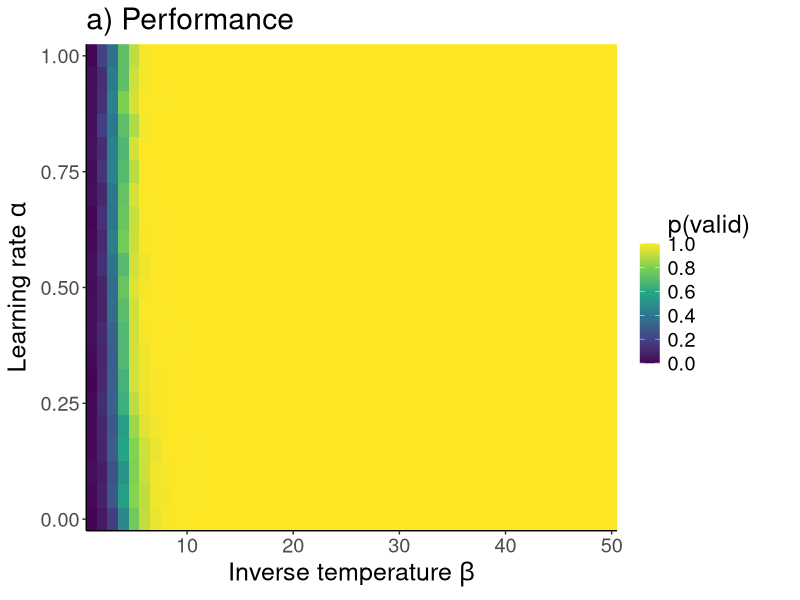
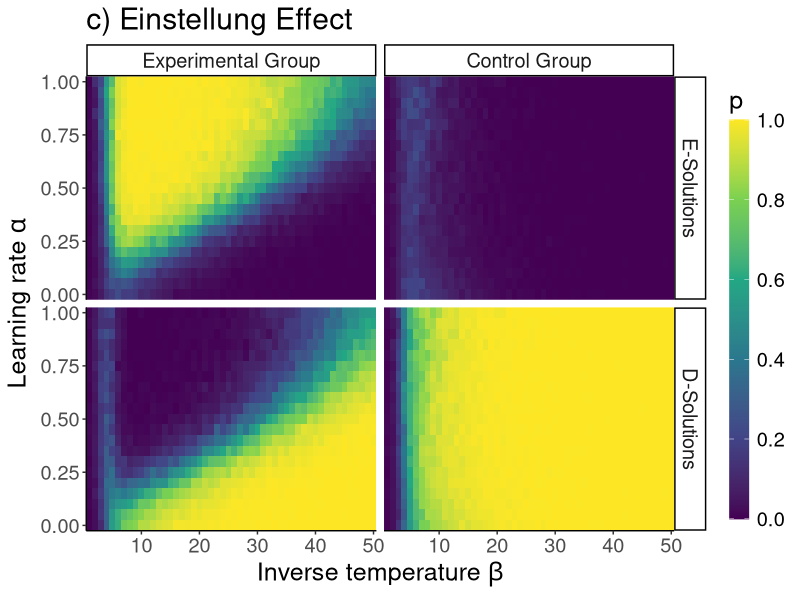

Generate these figures, in order, with R: (Note: this script raises an error after producing the figures.)
align_legend <- function(p, hjust = 0.5)
{
  # extract legend
  g <- cowplot::plot_to_gtable(p)
  grobs <- g$grobs
  legend_index <- which(sapply(grobs, function(x) x$name) == "guide-box")
  legend <- grobs[[legend_index]]
  
  # extract guides table
  guides_index <- which(sapply(legend$grobs, function(x) x$name) == "layout")
  
  # there can be multiple guides within one legend box  
  for (gi in guides_index) {
    guides <- legend$grobs[[gi]]
    
    # add extra column for spacing
    # guides$width[5] is the extra spacing from the end of the legend text
    # to the end of the legend title. If we instead distribute it by `hjust:(1-hjust)` on
    # both sides, we get an aligned legend
    spacing <- guides$width[5]
    guides <- gtable::gtable_add_cols(guides, hjust*spacing, 1)
    guides$widths[6] <- (1-hjust)*spacing
    title_index <- guides$layout$name == "title"
    guides$layout$l[title_index] <- 2
    
    # reconstruct guides and write back
    legend$grobs[[gi]] <- guides
  }
  
  # reconstruct legend and write back
  g$grobs[[legend_index]] <- legend
  g
}

d<-read.csv('data/correct.csv')
d$X<-NULL
dp<-data.frame(probs=as.vector(t(d)), lrate=rep(seq(0, 1, 0.05), 50), alpha=rep(1:50, each=21))

library(ggplot2)
library(viridisLite)
library(patchwork)
library(ggridges)

p1<-ggplot(data.frame(dp), aes(y = lrate, x = alpha, fill=probs)) +
  geom_tile()+
  scale_fill_viridis_c(limits = c(0,1), breaks = c(0, 0.2,0.4,0.6,0.8, 1)) + 
  guides(breaks =seq(-0.2, 1, 0.2), fill = guide_colourbar(barwidth = 1, title="    p(valid)     "))+
  theme_classic() +
  scale_y_continuous(expand=c(0,0))+
  #define new breaks on x-axis
  scale_x_continuous(expand=c(0,0))+
  xlab(expression('Inverse temperature'~beta))+ 
  ylab(expression('Learning rate'~alpha))+
  ggtitle("a) Performance")+
  #adjust text size
  theme(text = element_text(size=18,  family="sans"))
p1

d1<-read.csv('data/esolutions.csv')
d2<-read.csv('data/dsolutions.csv')
d3<-read.csv('data/esolutionscontrol.csv')
d4<-read.csv('data/dsolutionscontrol.csv')

d1$X<-d2$X<-d3$X<-d4$X<- NULL
dp1<-data.frame(probs=as.vector(t(d1)), lrate=rep(seq(0, 1, 0.05), 50), alpha=rep(1:50, each=21))
dp2<-data.frame(probs=as.vector(t(d2)), lrate=rep(seq(0, 1, 0.05), 50), alpha=rep(1:50, each=21))
dp3<-data.frame(probs=as.vector(t(d3)), lrate=rep(seq(0, 1, 0.05), 50), alpha=rep(1:50, each=21))
dp4<-data.frame(probs=as.vector(t(d4)), lrate=rep(seq(0, 1, 0.05), 50), alpha=rep(1:50, each=21))
dp<-rbind(dp1, dp2, dp3, dp4)
dp$solution<-rep(rep(c("E-Solutions", "D-Solutions"), each=nrow(dp1)), 2)
dp$condition<-rep(c('Experimental Group', 'Control Group'), each=nrow(dp1)*2)
dp$solution<-factor(dp$solution, levels=c("E-Solutions", "D-Solutions"))
dp$condition<-factor(dp$condition, c('Experimental Group', 'Control Group'))

p2<-ggplot(dp, aes(y = lrate, x = alpha, fill=probs)) +
  geom_tile()+
  scale_fill_viridis_c(limits = c(0,1), breaks = c(0, 0.2,0.4,0.6,0.8, 1)) + 
  guides(breaks =seq(-0.2, 1, 0.2), fill = guide_colourbar(barwidth = 1, barheight = 20, title="p"))+
  theme_classic() +
  scale_y_continuous(expand=c(0,0))+
  #define new breaks on x-axis
  scale_x_continuous(expand=c(0,0))+
  xlab(expression('Inverse temperature'~beta))+ 
  ylab(expression('Learning rate'~alpha))+
  ggtitle("c) Einstellung Effect")+
  facet_grid(solution~condition)+
  #adjust text size
  theme(text = element_text(size=18,  family="sans"))
p2

d$alpha<-factor(rep(c("b=1","b=100" ), each=nrow(d1)),
                labels=c("beta==1", "beta==100"))

d<-read.csv('data/klds.csv')
d$X<-NULL
dp<-data.frame(probs=as.vector(t(d)), lrate=rep(seq(0, 1, 0.05), 50), alpha=rep(1:50, each=21))

p4<-ggplot(data.frame(dp), aes(y = lrate, x = alpha, fill=probs)) +
  geom_tile()+
  scale_fill_viridis_c(limits = c(0,10), breaks = c(0, 2,4,6,8, 10)) + 
  guides(breaks =seq(-0.2, 1, 0.2), fill = guide_colourbar(barwidth = 1,  title="log(samples)"))+
  theme_classic() +
  scale_y_continuous(expand=c(0,0))+
  #define new breaks on x-axis
  scale_x_continuous(expand=c(0,0))+
  xlab(expression('Inverse temperature'~beta))+ 
  ylab(expression('Learning rate'~alpha))+
  ggtitle("b) Decision Time")+
  #adjust text size
  theme(text = element_text(size=18,  family="sans"))
p4


pdf('figures/einstellung.pdf', width=11, height=6)
((p1 / p4) | p2)+plot_layout(widths = c(1,2))
dev.off()